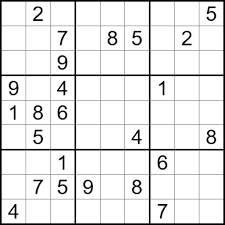
#> input picture puzzle/puzzle2.jpg, 225 x 225 px, found by its file name
$ jupyter execute --allow-errors 02readsudoku-Copy1.ipynb
#> lines starting #> are read from the running program, lines starting #| are printed output that depends on the picture; after the words box and inside, x2 and y2 are one past the last pixel; in counts of white or black regions, pixels touching at a corner belong together
[cell 1]
import numpy as np
import matplotlib.pyplot as plt
import os, random
import cv2
import pandas as pd
import seaborn as sns
from pathlib import Path
from PIL import Image

[cell 2]
sudoku_a = cv2.imread('puzzle/puzzle2.jpg')
#> sudoku_a is the input picture: shape (225, 225, 3); min 0, max 255, mean 231.1
#Preprocessing image to be read
sudoku_a = cv2.resize(sudoku_a, (450,450))
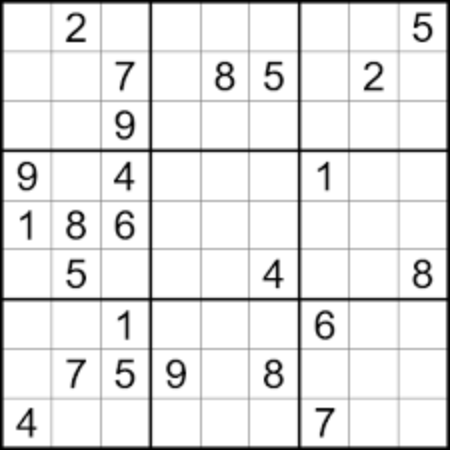
#> sudoku_a: shape (450, 450, 3); min 0, max 255, mean 231.1
# function to greyscale, blur and change the receptive threshold of image
def preprocess(image):
    gray = cv2.cvtColor(image, cv2.COLOR_BGR2GRAY)
    blur = cv2.GaussianBlur(gray, (3,3),6)
    #blur = cv2.bilateralFilter(gray,9,75,75)
    threshold_img = cv2.adaptiveThreshold(blur,255,1,1,11,2)
    return threshold_img
threshold = preprocess(sudoku_a)
#> in preprocess, `threshold_img = cv2.adaptiveThreshold(blur,255,1,1,11,2)`:
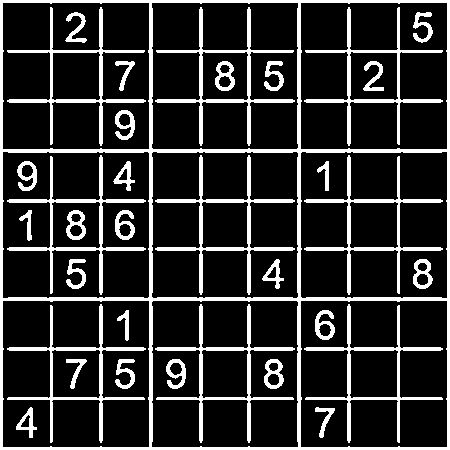
#> threshold_img: shape (450, 450); 17.6% white; 34 white regions, largest, box (x1, y1, x2, y2) and area: (0, 0, 450, 450) 12324, (155, 155, 295, 295) 2048, (155, 7, 295, 146) 1932
#let's look at what we have got
plt.figure()
plt.imshow(threshold)
plt.show()

[cell 3]
# Finding the outline of the sudoku puzzle in the image
contour_1 = sudoku_a.copy()
contour_2 = sudoku_a.copy()
contour, hierarchy = cv2.findContours(threshold,cv2.RETR_EXTERNAL,cv2.CHAIN_APPROX_SIMPLE)
#> contour = [[[0, 0], [0, 449], [449, 449], [449, 0]]]
cv2.drawContours(contour_1, contour,-1,(0,255,0),3)
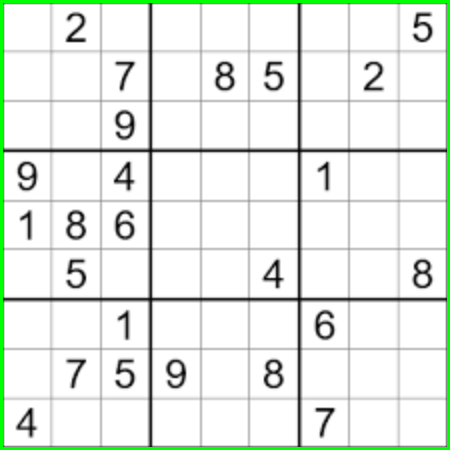
#> contour_1: shape (450, 450, 3); 2.65% of pixels changed, all inside (x1, y1, x2, y2) = (0, 0, 450, 450)
#let's see what we got
plt.figure()
plt.imshow(contour_1)
plt.show()

[cell 4]
def main_outline(contour):
    biggest = np.array([])
    max_area = 0
    for i in contour:
        area = cv2.contourArea(i)
        if area >50:
            peri = cv2.arcLength(i, True)
            approx = cv2.approxPolyDP(i , 0.02* peri, True)
            if area > max_area and len(approx) ==4:
                biggest = approx
                max_area = area
    return biggest ,max_area

def reframe(points):
    points = points.reshape((4, 2))
    points_new = np.zeros((4,1,2),dtype = np.int32)
    add = points.sum(1)
    points_new[0] = points[np.argmin(add)]
    points_new[3] = points[np.argmax(add)]
    diff = np.diff(points, axis =1)
    points_new[1] = points[np.argmin(diff)]
    points_new[2] = points[np.argmax(diff)]
    return points_new
def splitcells(img):
    rows = np.vsplit(img,9)
    boxes = []
    for r in rows:
        cols = np.hsplit(r,9)
        for box in cols:
            boxes.append(box)
    return boxes

black_img = np.zeros((450,450,3), np.uint8)
biggest, maxArea = main_outline(contour)
#> the loop in main_outline, `for i in contour:` made 1 pass
#> (area, peri, biggest, max_area) on pass 1: (201601, 1796, [[0, 0], [0, 449], [449, 449], [449, 0]], 201601)
#> after the loop in main_outline, `for i in contour:`: max_area = 201601
#> biggest = [[0, 0], [0, 449], [449, 449], [449, 0]]; maxArea = 201601

if biggest.size != 0:
    biggest = reframe(biggest)
#> in reframe, `points = points.reshape((4, 2))`: points = [[0, 0], [0, 449], [449, 449], [449, 0]]
#> in reframe, `add = points.sum(1)`: add = [0, 449, 898, 449]
#> in reframe, `diff = np.diff(points, axis =1)`: diff = [0, 449, 0, -449]
#> biggest = [[0, 0], [449, 0], [0, 449], [449, 449]]

cv2.drawContours(contour_2,biggest,-1, (0,255,0),10)

pts1 = np.float32(biggest)
#> pts1 = [[0, 0], [449, 0], [0, 449], [449, 449]]
pts2 = np.float32([[0,0],[450,0],[0,450],[450,450]])

matrix = cv2.getPerspectiveTransform(pts1,pts2)
#> matrix = [[1, 0, 0], [0, 1, 0], [0, 0, 1]]

imagewrap = cv2.warpPerspective(sudoku_a,matrix,(450,450))
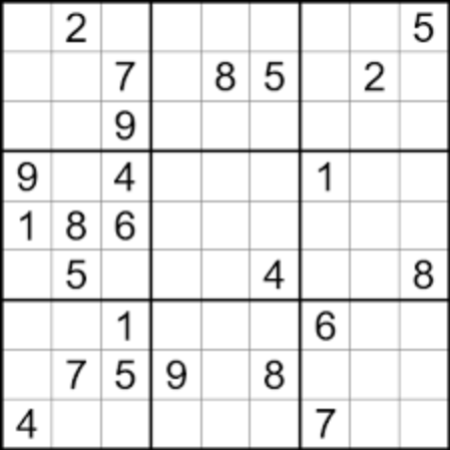
#> imagewrap: shape (450, 450, 3); min 0, max 255, mean 232.2
imagewrap =cv2.cvtColor(imagewrap, cv2.COLOR_BGR2GRAY)
#> imagewrap: shape (450, 450)
plt.figure()
plt.imshow(imagewrap)
plt.show()

[cell 5]
sudoku_cell = splitcells(imagewrap)
#> in splitcells, `rows = np.vsplit(img,9)`: rows = 9 items
#> the loop in splitcells, `for r in rows:` made 9 passes
#> after the loop in splitcells, `for r in rows:`: boxes = 81 items
#> sudoku_cell = 81 items
#Let's have alook at the last cell
plt.figure()
plt.imshow(sudoku_cell[1])
plt.show()
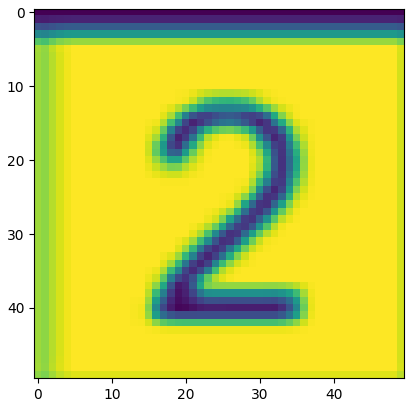
#> figure drawn by matplotlib, 1 panel

for i in range(81):
    sudoku_cell[i]=cv2.resize(sudoku_cell[i],(32,32))
print(sudoku_cell[1].shape)
#| (32, 32)

[cell 6]
def CropCell(cells):
    Cells_croped = []
    for image in cells:
        img = np.array(image)
        #img = img[4:46, 6:46]
        img = Image.fromarray(img)
        Cells_croped.append(img)
    return Cells_croped

sudoku_cell_croped= CropCell(sudoku_cell)
#> the loop in CropCell, `for image in cells:` made 81 passes
#> pass 1, in CropCell, `img = np.array(image)`:
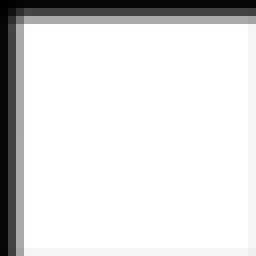
#> img: shape (32, 32) (shown 8 times larger); min 0, max 255, mean 222.9
#> pass 2, in CropCell, `img = np.array(image)`:
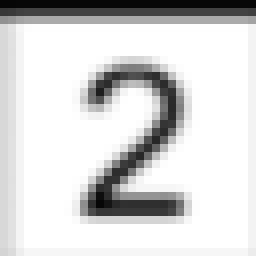
#> img: shape (32, 32) (shown 8 times larger); min 6, max 255, mean 214.1
#> pass 3, in CropCell, `img = np.array(image)`:
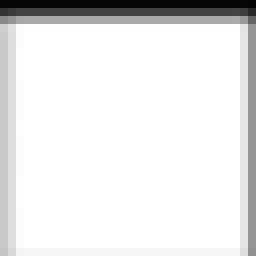
#> img: shape (32, 32) (shown 8 times larger); min 4, max 255, mean 231.9
#> sudoku_cell_croped = 81 items

#Let's have alook at the last cell
plt.figure()
plt.imshow(sudoku_cell_croped[78])
plt.show()
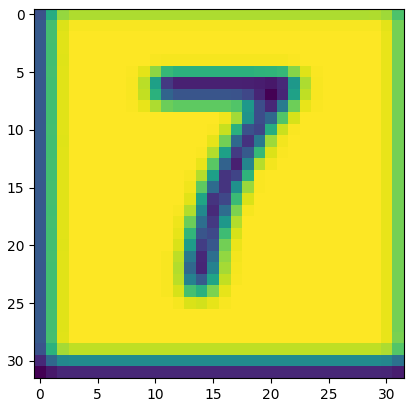
#> figure drawn by matplotlib, 1 panel
data_X = np.array(sudoku_cell_croped)
print(data_X.shape)
#| (81, 32, 32)

[cell 7]
import tensorflow as tf

#> (a cell that did not finish here is left out)

[cell 9]
'''
pic = cv2.imread()
pic = cv2.resize(pic,(32,32))

plt.figure()
plt.imshow(pic)
plt.show()

data_X = []
data_X.append(pic)
data_X = np.array(data_X)
print(data_X.shape)

def Prep(img):
    img = cv2.cvtColor(img,cv2.COLOR_BGR2GRAY) #making image grayscale
    img = cv2.equalizeHist(img) #Histogram equalization to enhance contrast
    img = img/255 #normalizing
    return im
    data_X = data_X.reshape(1, data_X.shape[1], data_X.shape[2],1)
print(data_X.shape)'''

data_X = np.array(sudoku_cell_croped)
print(data_X.shape)
#| (81, 32, 32)
data_X = data_X.reshape(data_X.shape[0], data_X.shape[1], data_X.shape[2],1)
print(data_X.shape)
#| (81, 32, 32, 1)

$ run again, with puzzle/puzzle1.jpg copied over puzzle/puzzle2.jpg
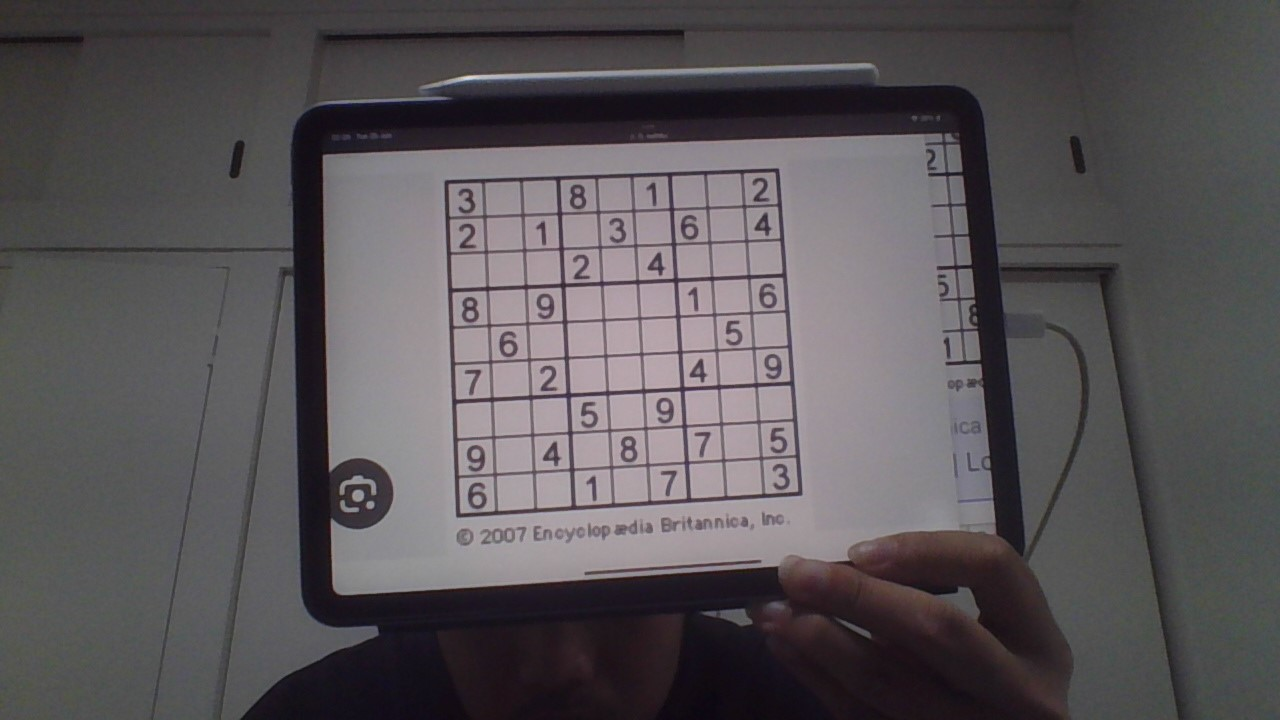
#> input picture puzzle/puzzle1.jpg, 1280 x 720 px, found by its file name
#> sudoku_a is the input picture: shape (720, 1280, 3); mean B, G, R 87.6, 84.7, 89
#> sudoku_a: shape (450, 450, 3)
#> in preprocess, `threshold_img = cv2.adaptiveThreshold(blur,255,1,1,11,2)`:
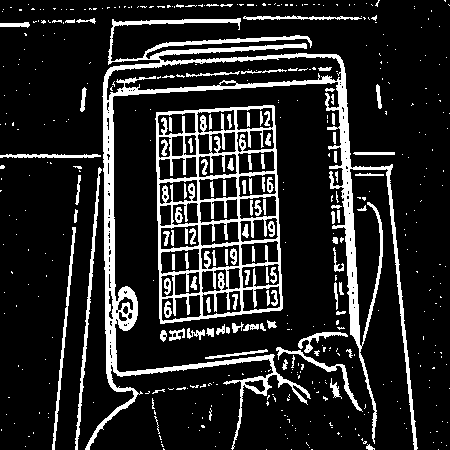
#> threshold_img: shape (450, 450); 15.3% white; 457 white regions (351 under 20 px)
#> contour = 394 contours, 357 with area under 20; largest, box (x1, y1, x2, y2) and area: (155, 105, 283, 324) 25052, (85, 18, 418, 450) 17328, (75, 167, 102, 450) 585, (52, 227, 76, 450) 410, (276, 347, 363, 412) 354
#> the loop in main_outline, `for i in contour:` made 394 passes
#> (area, peri, biggest, max_area) on pass 269: (25052.5, 668.3, [[273, 105], [156, 112], [160, 323], [282, 308]], 25052.5)
#> after the loop in main_outline, `for i in contour:`: max_area = 25052.5
#> `biggest, maxArea = main_outline(contour)`: biggest = [[273, 105], [156, 112], [160, 323], [282, 308]]; maxArea = 25052.5
#> points = [[273, 105], [156, 112], [160, 323], [282, 308]]
#> add = [378, 268, 483, 590]
#> diff = [-168, -44, 163, 26]
#> `biggest = reframe(biggest)`: biggest = [[156, 112], [273, 105], [160, 323], [282, 308]]
#> contour_2: shape (450, 450, 3); mean B, G, R 87.3, 84.8, 88.7
#> matrix = [[3.64, -0.0689, -559.5], [0.131, 2.18, -265.1], [-0.00028, 0.000217, 1]]
#> rows = 9 items
#> the loop in splitcells, `for r in rows:` made 9 passes
#> after the loop in splitcells, `for r in rows:`: boxes = 81 items
#| (32, 32)
#> the loop in CropCell, `for image in cells:` made 81 passes
#> `plt.show()`:
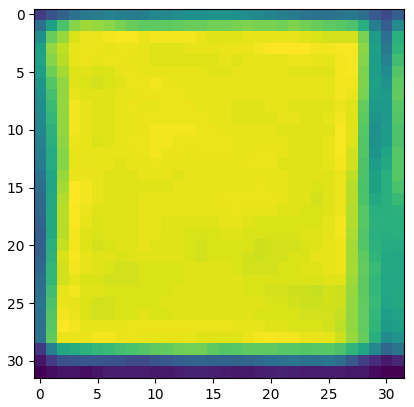
#> figure drawn by matplotlib, 1 panel
#| (81, 32, 32)
#| (81, 32, 32)
#| (81, 32, 32, 1)
